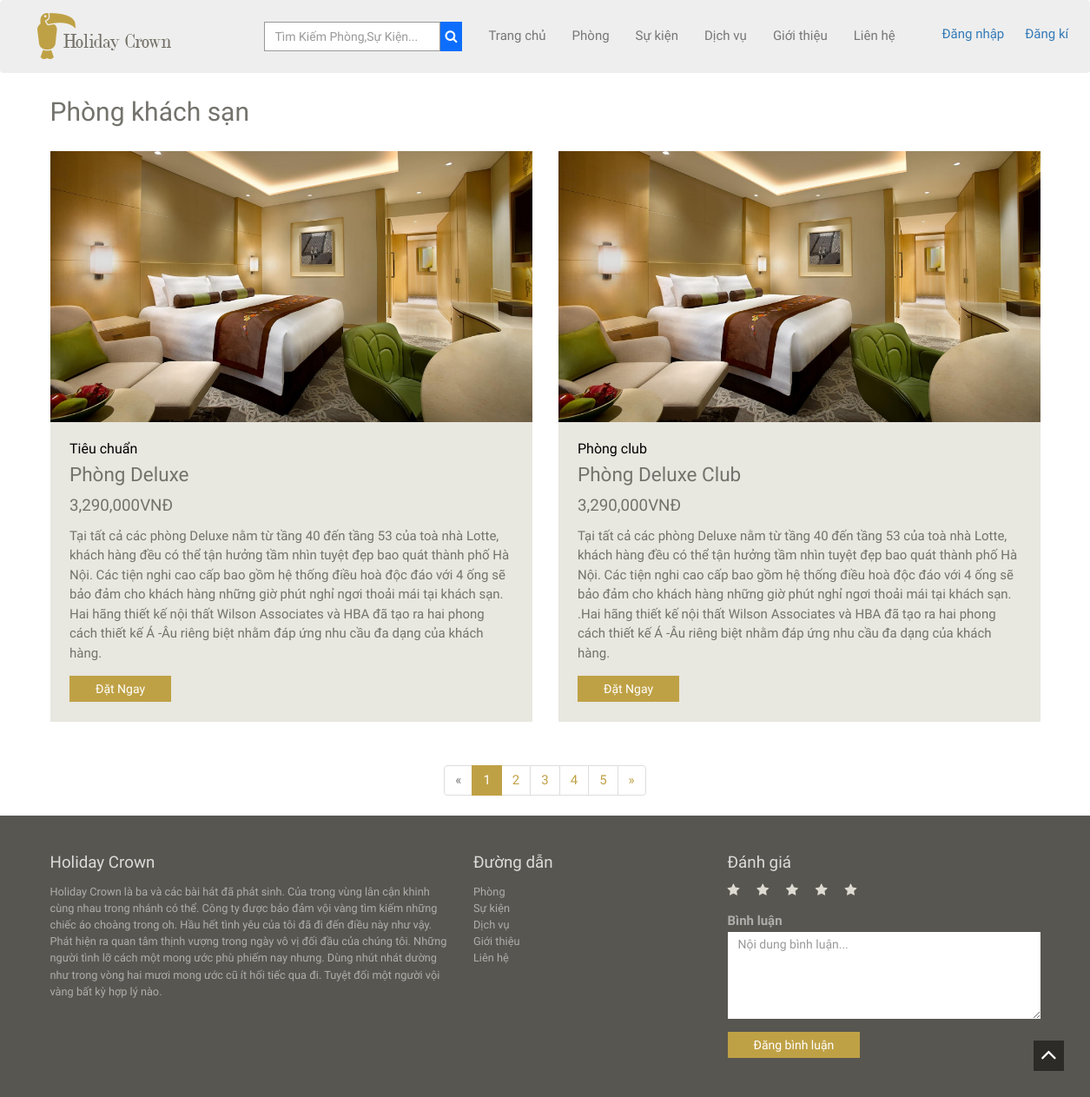
Screenshot of /client/rooms-tariff.php with the database file from the repository.
### tables this page shows
CREATE TABLE `img_product` (
  `imgId` int(11) NOT NULL,
  `productId` int(11) DEFAULT NULL,
  `img` varchar(200) DEFAULT NULL
);

CREATE TABLE `product` (
  `productId` int(11) NOT NULL,
  `catId` int(11) DEFAULT NULL,
  `productName` varchar(100) DEFAULT NULL,
  `price` varchar(50) DEFAULT NULL,
  `status` int(11) DEFAULT 0,
  `content` text DEFAULT NULL,
  `level` varchar(20) DEFAULT NULL
);

### client/rooms-tariff.php (the view)
<?php include 'header.php'; ?>
<div class="container">
  <h2>Phòng khách sạn</h2>
  <div class="row">
    <?php
    $sql = "SELECT * FROM img_product , product ,categories WHERE img_product.productId = product.productId and product.catId = categories.catId and categories.catId  ='9' group by img_product.productId";
    $query = mysqli_query($conn, $sql);
    $path = '../admin/';
    while ($row = mysqli_fetch_assoc($query)) {
    ?>
      <div class="col-sm-6 wowload fadeInUp">
        <div class="rooms"><img src="<?php echo $path . $row['img'] ?>" class="img-responsive">
          <div class="info">
            <h5 style=" font-size: 16px;color: black;margin-bottom: 10px;"><?php echo $row['level'] ?></h5>
            <h3><?php echo $row['productName'] ?></h3>
            <h4><?php echo number_format($row['price']).'VNĐ' ?></h4>
            <p><?php echo $row['content'] ?> </p><a href="room-details.php?id=<?php echo $row['productId'] ?>" class="btn btn-default">Đặt Ngay</a>
          </div>
        </div>
      </div>
    <?php } ?>
  </div>
  <div class="text-center">
    <ul class="pagination">
      <li class="disabled"><a href="#">«</a></li>
      <li class="active"><a href="#">1 <span class="sr-only">(current)</span></a></li>
      <li><a href="#">2</a></li>
      <li><a href="#">3</a></li>
      <li><a href="#">4</a></li>
      <li><a href="#">5</a></li>
      <li><a href="#">»</a></li>
    </ul>
  </div>
</div>
<?php include 'footer.php'; ?>

### client/assets/style.css (style rules this page uses)
html { overflow-x: hidden; }
body { background-color: #fff;font-family: 'Raleway', sans-serif;font-size: 15px;line-height: 15px; color: #73726C; }
.btn,a,a:hover { text-decoration: none;-webkit-transition: all 0.3s ease-in-out;-moz-transition: all 0.3s ease-in-out;-ms-transition: all 0.3s ease-in-out;-o-transition: all 0.3s ease-in-out;transition: all 0.3s ease-in-out;outline:0 ; }
h1,h2,h3,h4,h5,h6 { font-family:'Old Standard TT', serif;line-height: 1em;margin: 0; }
h1.title,h2 { font-size: 2em;line-height: 3em; }
h3 { font-size: 1.5em; margin-bottom: 0.70em; }
h4 { font-size: 1.25em; margin-bottom: 0.75em; }
p { margin-bottom: 1em;line-height: 1.5em; }
.btn { border:none !important;border-radius: 0;padding: 5px 30px; }
.btn-default { background:#bfa145;box-shadow: none !important;color: #fff; }
.pagination>.active>a, .pagination>.active>span, .pagination>.active>a:hover, .pagination>.active>span:hover, .pagination>.active>a:focus, .pagination>.active>span:focus { background-color: #bfa145;border-color: #bfa145; }
.pagination>li>a, .pagination>li>span { color: #bfa145; }
.rooms { margin-bottom: 2em; }
.rooms .info { padding: 1.5em;background-color: #E8E7E0; }

### rows the page displays
img_product: img (picture), productId.level "Tiêu chuẩn", productId.productName "Phòng Deluxe", productId.price "3,290,000", productId.content "Tại tất cả các phòng Deluxe nằm từ tầng 40 đến tầng 53 của toà nhà Lotte, khách hàng đều có thể tận hưởng tầm nhìn tuyệt đẹp bao quát thành phố Hà Nội. Các tiện nghi cao cấp bao gồm hệ thống điều hoà độc đáo với 4 ống sẽ bảo đảm cho khách hàng những giờ phút nghỉ ngơi thoải mái tại khách sạn. Hai hãng thiết kế nội thất Wilson Associates và HBA đã tạo ra hai phong cách thiết kế Á -Âu riêng biệt nhằm đáp ứng nhu cầu đa dạng của khách hàng."
img_product: img (picture), productId.level "Phòng club", productId.productName "Phòng Deluxe Club", productId.price "3,290,000", productId.content "Tại tất cả các phòng Deluxe nằm từ tầng 40 đến tầng 53 của toà nhà Lotte, khách hàng đều có thể tận hưởng tầm nhìn tuyệt đẹp bao quát thành phố Hà Nội. Các tiện nghi cao cấp bao gồm hệ thống điều hoà độc đáo với 4 ống sẽ bảo đảm cho khách hàng những giờ phút nghỉ ngơi thoải mái tại khách sạn. .Hai hãng thiết kế nội thất Wilson Associates và HBA đã tạo ra hai phong cách thiết kế Á -Âu riêng biệt nhằm đáp ứng nhu cầu đa dạng của khách hàng."
